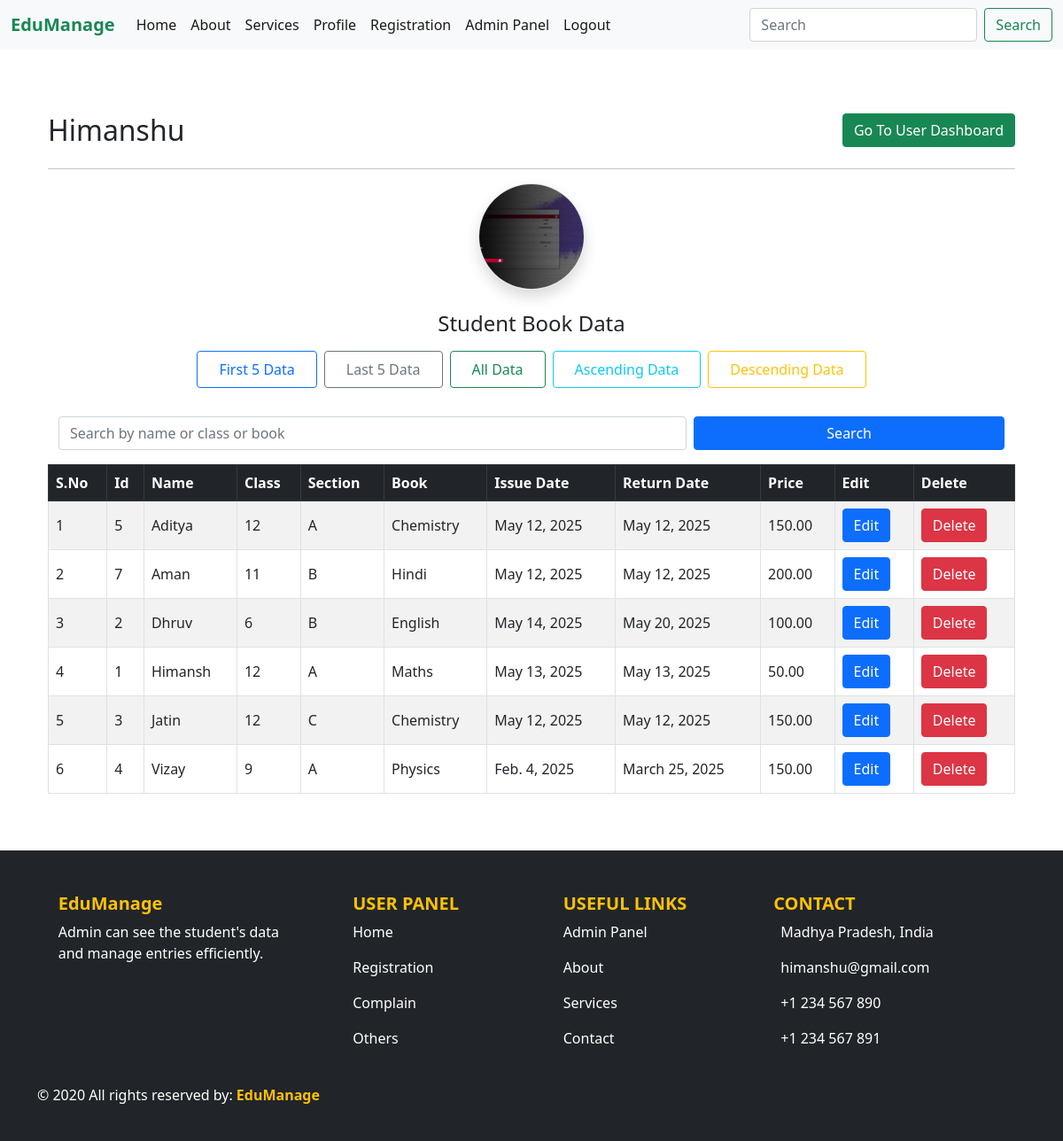
Page /asc1/19/ on the committed database.
### app/models.py (models this page shows, shortened)
class Students(models.Model):
    stuname = models.CharField(max_length=50)
    stuemail = models.EmailField()
    studetails = models.CharField(max_length=300)
    stuphone = models.BigIntegerField()
    studob = models.DateField()
    stuedu = models.CharField(max_length=50)
    stugender = models.CharField(max_length=50)
    stuimage = models.ImageField(upload_to='images/', blank=True, null=True)
    sturesume = models.FileField(upload_to='files/', blank=True, null=True)
    stupass = models.CharField(max_length=50)

class Book(models.Model):
    student_name = models.CharField(max_length=100)
    clas = models.IntegerField()
    section = models.CharField(max_length=1)
    book_title = models.CharField(max_length=100)
    issue_date = models.DateField()
    return_date = models.DateField(null=True, blank=True)
    price = models.DecimalField(max_digits=6, decimal_places=2)

### app/views.py (the view)
# urls.py: path('asc1/<int:pk>/', views.asc1, name='asc1'),
def asc1(request, pk):
    user = Students.objects.get(id=pk)
    data = Book.objects.order_by('student_name')       # in ascending order by name
    return render(request, 'profile.html', {'userdata': user, 'data': data})

### app/templates/profile.html (shortened to what this page needs)
{% extends "base.html" %}
{% load static %}
{% block content %}
{% if show_profile %}
<div class="container py-5">
  <div class="d-flex justify-content-between align-items-center mb-4">
    <h1 class="mb-0">User Dashboard</h1>
    <a href="{% url 'profile1' pk=userdata.id %}" class="btn btn-success">Go To Profile</a>
  </div>
  <div class="card shadow-sm border-0">
    <div class="card-body">
      <h2 class="mb-4">Welcome, <span class="text-primary">{{ userdata.name }}</span></h2>
      <div class="table-responsive">
        <table class="table table-bordered table-hover align-middle text-center">
          <thead class="table-light">
            <tr>
              <th>Email</th>
              <th>Phone</th>
              <th>DOB</th>
              <th>Gender</th>
              <th>Education</th>
              <th>Details</th>
              {% if userdata.image %}<th>Profile Picture</th>{% endif %}
              {% if userdata.resume %}<th>Resume</th>{% endif %}
            </tr>
          </thead>
          <tbody>
            <tr>
              <td>{{ userdata.email }}</td>
              <td>{{ userdata.phone }}</td>
              <td>{{ userdata.dob }}</td>
              <td>{{ userdata.gender }}</td>
              <td>{{ userdata.sub }}</td>
              <td>{{ userdata.des }}</td>
              {% if userdata.image %}
              <td>
                <img src="{{ userdata.image.url }}" alt="Profile" class="img-thumbnail rounded" style="max-width: 100px;">
              </td>
              {% endif %}
              {% if userdata.resume %}
              <td>
                <a href="{{ userdata.resume.url }}" class="btn btn-sm btn-outline-primary" target="_blank">Download</a>
              </td>
              {% endif %}
            </tr>
          </tbody>
        </table>
      </div>
    </div>
  </div>
</div>
{% else %}
<div class="container py-5">
  {% if userdata %}
  <div class="d-flex justify-content-between align-items-center mb-4">
    <h2 class="mb-0">
      <a href="{% url 'dashboard' pk=userdata.id %}" class="text-decoration-none text-dark">{{ userdata.stuname }}</a>
    </h2>
    <a href="{% url 'dashboard' pk=userdata.id %}" class="btn btn-success">Go To User Dashboard</a>
  </div>
  <hr>
<div class="text-center mb-4">
  {% if userdata.stuimage %}
    <a href="{% url 'dashboard' pk=userdata.id %}">
      <img src="{{ userdata.stuimage.url }}" alt="Profile Picture"
           class="rounded-circle border shadow"
           style="width: 120px; height: 120px; object-fit: cover;">
    </a>
  {% else %}
    <p class="text-muted">No profile image uploaded.</p>
  {% endif %}
</div>
  <div class="text-center mb-4">
    <h4 class="mb-3">Student Book Data</h4>
    <div class="d-grid gap-2 d-sm-flex justify-content-center flex-wrap">
      <a href="{% url 'first1' pk=userdata.id %}" class="btn btn-outline-primary px-4 py-2 mb-2">First 5 Data</a>
      <a href="{% url 'last1' pk=userdata.id %}" class="btn btn-outline-secondary px-4 py-2 mb-2">Last 5 Data</a>
      <a href="{% url 'all1' pk=userdata.id %}" class="btn btn-outline-success px-4 py-2 mb-2">All Data</a>
      <a href="{% url 'asc1' pk=userdata.id %}" class="btn btn-outline-info px-4 py-2 mb-2">Ascending Data</a>
      <a href="{% url 'desc1' pk=userdata.id %}" class="btn btn-outline-warning px-4 py-2 mb-2">Descending Data</a>
    </div>
  </div>
  <form method="post" action="{% url 'search' pk=userdata.id %}" class="container my-3">
    <div class="row g-2">
      <div class="col-md-8 col-sm-12">
        <input
          type="text"
          name="search"
          class="form-control"
          placeholder="Search by name or class or book"
          value="{{ pk|default:'' }}">
      </div>
      <div class="col-md-4 col-sm-12">
        <button type="submit" class="btn btn-primary w-100">Search</button>
      </div>
    </div>
  </form>
  <div class="table-responsive">
    {% include "table.html" %}
  </div>
  {% else %}
  <div class="alert alert-success text-center" role="alert">
    Please log in to view your profile.
  </div>
  {% endif %}
</div>
{% endif %}
{% endblock %}

### app/templates/table.html (shortened to what this page needs)
<div class="table-responsive">
  {% if userdata %}
{% if data %}
    <table class="table table-striped table-hover table-bordered align-middle">
      <thead class="table-dark">
        <tr>
          <th>S.No</th>
          <th>Id</th>
          <th>Name</th>
          <th>Class</th>
          <th>Section</th>
          <th>Book</th>
          <th>Issue Date</th>
          <th>Return Date</th>
          <th>Price</th>
          <th>Edit</th>
          <th>Delete</th>
        </tr>
      </thead>
      <tbody>
        {% for i in data %}
        <tr>
          <td>{{ forloop.counter }}</td>
          <td>{{ i.id }}</td>
          <td>{{ i.student_name }}</td>
          <td>{{ i.clas }}</td>
          <td>{{ i.section }}</td>
          <td>{{ i.book_title }}</td>
          <td>{{ i.issue_date }}</td>
          <td>{{ i.return_date }}</td>
          <td>{{ i.price }}</td>
          <td>
            <form method="get" action="{% url 'edit' pk1=userdata.id pk=i.id %}">
              <button type="submit" class="btn btn-primary">Edit</button>
            </form>
          </td>
          <td>
            <a href="{% url 'delete' pk1=userdata.id pk=i.id %}" class="btn btn-danger" onclick="return confirm('Are you sure you want to delete this book?');">Delete</a>
          </td>
        </tr>
        {% endfor %}
      </tbody>
    </table>
  {% else %}
    <div class="text-center text-muted">No records found.</div>
  {% endif %}
{% else %}
  <div class="text-center text-muted">User data not found.</div>
{% endif %}

### app/static/css/style.css (style rules this page uses)
body { display: flex; flex-direction: column; min-height: 100vh; }

### rows in the picture
Students: stuname "Himanshu", stuimage (picture)
Book: id "5", student_name "Aditya", clas "12", section "A", book_title "Chemistry", issue_date "May 12, 2025", return_date "May 12, 2025", price "150.00"
Book: id "7", student_name "Aman", clas "11", section "B", book_title "Hindi", issue_date "May 12, 2025", return_date "May 12, 2025", price "200.00"
Book: id "2", student_name "Dhruv", clas "6", section "B", book_title "English", issue_date "May 14, 2025", return_date "May 20, 2025", price "100.00"
Book: id "1", student_name "Himansh", clas "12", section "A", book_title "Maths", issue_date "May 13, 2025", return_date "May 13, 2025", price "50.00"
Book: id "3", student_name "Jatin", clas "12", section "C", book_title "Chemistry", issue_date "May 12, 2025", return_date "May 12, 2025", price "150.00"
Book: id "4", student_name "Vizay", clas "9", section "A", book_title "Physics", issue_date "Feb. 4, 2025", return_date "March 25, 2025", price "150.00"
